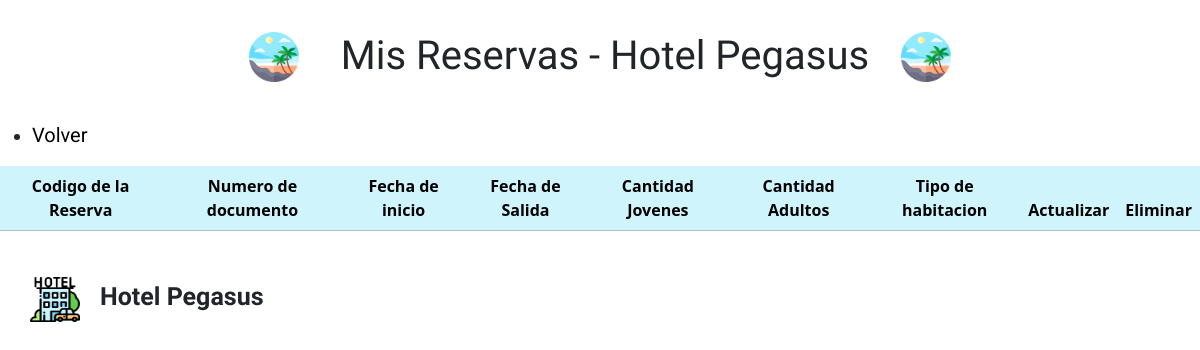
Page /pages/mostrarReserva.php?numeroDocumento_cli=1030533045 on the earlier database version.
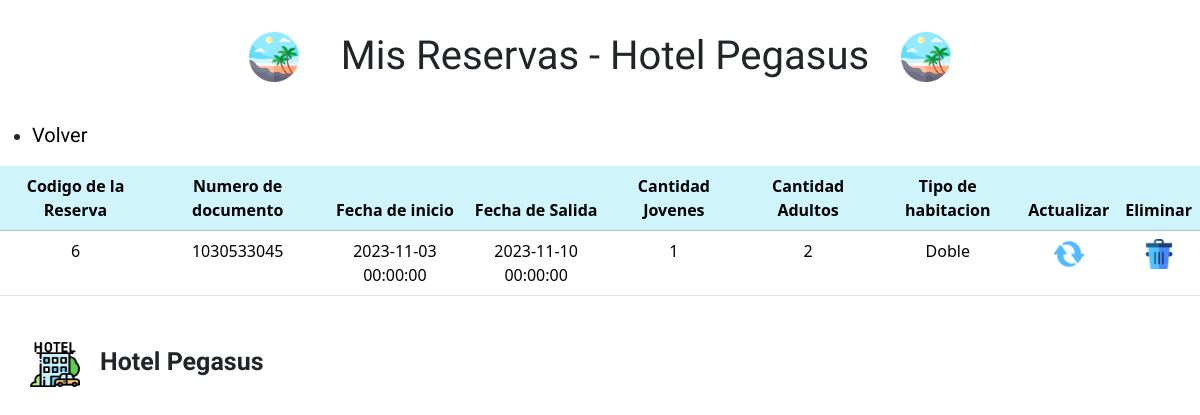
Same page on the later database version.
### tables this page shows
CREATE TABLE `tb_tipohabitacion_tb_reserva` (
  `codigo_tpH` int(11) DEFAULT NULL,
  `codigo_res` int(11) DEFAULT NULL
);

CREATE TABLE `tb_reserva` (
  `codigo_res` int(11) NOT NULL,
  `numeroDoc_cli` varchar(10) NOT NULL,
  `fechaInicio` datetime NOT NULL,
  `fechaSalida` datetime NOT NULL,
  `cantidadJovenes` int(11) NOT NULL,
  `cantidadAultos` int(11) NOT NULL
);

CREATE TABLE `tb_tipohabitacion` (
  `codigo_tpH` int(11) NOT NULL,
  `tipo_tpH` varchar(50) NOT NULL,
  `precio_tpH` float NOT NULL,
  `cantidadDisponible_tpH` int(11) NOT NULL,
  `descripcion_tpH` text NOT NULL,
  `minimoPer_tpH` int(11) NOT NULL,
  `maximoPer_tpH` int(11) NOT NULL,
  `imagen_tpH` blob NOT NULL
);

### pages/Conexion.php (called while the page is built)
<?php
class Conexion{
    private static string $driver = 'mysql:host=localhost;port=3307;dbname=hotelpegasusprueba';
    private static string $nombreUsuario = 'root';
    private static string $contrasenaUsuario = '';
    private static $opciones = [
            PDO::MYSQL_ATTR_INIT_COMMAND => "SET NAMES 'utf8mb4'",
            PDO::ATTR_DEFAULT_FETCH_MODE => PDO::FETCH_OBJ
        ];
    public static function conexion(){
        $conexion = new PDO(Conexion::$driver,Conexion::$nombreUsuario,Conexion::$contrasenaUsuario,Conexion::$opciones);
        return $conexion;
    }
}
?>

### pages/reservarClass.php (the view, shortened to what this page needs)
<?php
require_once('Conexion.php');
class Reserva{
    public function mostrarReservas($numeroDocumento_cli){
        $mostrarDatos = Conexion::conexion()->query('SELECT * FROM tb_reserva INNER JOIN tb_tipohabitacion_tb_reserva on tb_tipohabitacion_tb_reserva.codigo_res = tb_reserva.codigo_res INNER JOIN tb_tipohabitacion on tb_tipohabitacion_tb_reserva.codigo_tpH = tb_tipohabitacion.codigo_tpH WHERE numeroDoc_cli = '. $numeroDocumento_cli);
        $mostrarDatos->setFetchMode(PDO::FETCH_ASSOC);
        $mostrarDatos->execute();
        ?>
        <link href="https://cdn.jsdelivr.net/npm/bootstrap@5.3.2/dist/css/bootstrap.min.css" rel="stylesheet">
        <link rel="stylesheet" href="../css/usuarioClass.css">
        <table class="table">
            <thead class="table-info">
                    <tr>
                        <th scope='col'>Codigo de la Reserva</th>
                        <th scope='col'>Numero de documento</th>
                        <th scope='col'>Fecha de inicio</th>
                        <th scope='col'>Fecha de Salida</th>
                        <th scope='col'>Cantidad Jovenes</th>
                        <th scope='col'>Cantidad Adultos</th>
                        <th scope='col'>Tipo de habitacion</th>
                        <th scope='col'>Actualizar</th>
                        <th scope='col'>Eliminar</th>
                    </tr>
            </thead>
            <?php foreach ($mostrarDatos->fetchAll() as $fila){?>
                <tr>
                    <td><?php echo $fila['codigo_res'];?></td>
                    <td><?php echo $fila['numeroDoc_cli'];?></td>
                    <td><?php echo $fila['fechaInicio'];?></td>
                    <td><?php echo $fila['fechaSalida'];?></td>
                    <td><?php echo $fila['cantidadJovenes'];?></td>
                    <td><?php echo $fila['cantidadAultos']?></td>
                    <td><?php echo $fila['tipo_tpH']?></td>
                    <td>
                        <a href="updateReserva.php?codigo_res='<?php echo $fila['codigo_res']?>'"><img src="../img/actualizar.png" alt="imagenActualizar" width="30px" ></a>
                    </td>
                    <td>
                        <a href="updateReserva.php?codigo_res='<?php echo $fila['codigo_res'] ?>'"><img src="../img/eliminar.png" alt="imagenEliminar" width='30px'></a>
                    </td>
                </tr>
                <?php } ?>
        </table>
        <?php
    }
}
?>

Differences in the rows shown:
added tb_tipohabitacion_tb_reserva: codigo_res "6", codigo_res.numeroDoc_cli "1030533045", codigo_res.fechaInicio "2023-11-03 00:00:00", codigo_res.fechaSalida "2023-11-10 00:00:00", codigo_res.cantidadJovenes "1", codigo_res.cantidadAultos "2", codigo_tpH.tipo_tpH "Doble"
